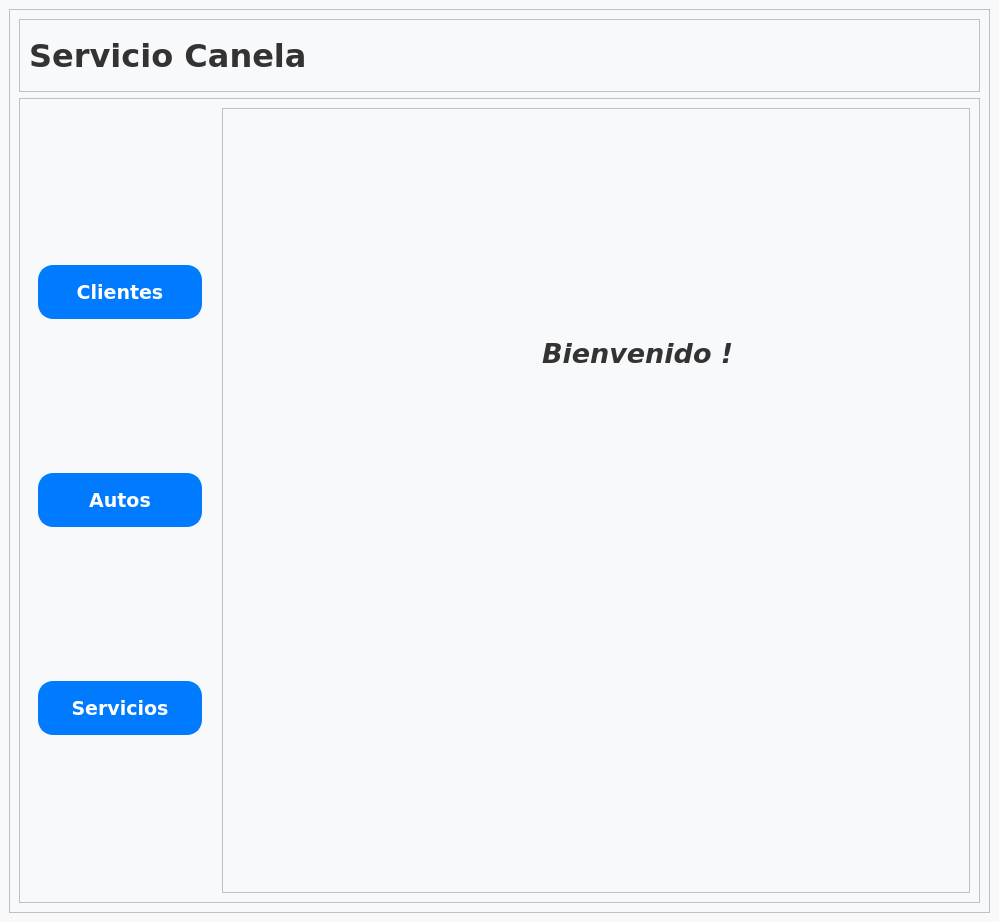
<?xml version="1.0" encoding="UTF-8"?>
<ui version="4.0">
 <class>MainWindow</class>
 <widget class="QMainWindow" name="MainWindow">
  <property name="geometry">
   <rect>
    <x>0</x>
    <y>0</y>
    <width>999</width>
    <height>922</height>
   </rect>
  </property>
  <property name="windowTitle">
   <string>MainWindow</string>
  </property>
  <widget class="QWidget" name="centralwidget">
   <property name="styleSheet">
    <string notr="true">/* Estilos generales */
QWidget {
    background-color: #F8F9FA; /* Gris claro */
}

* {
    font-family: 'Verdana', sans-serif;
}

/* Estilos para QLabel */
QLabel {
    color: #333333; /* Gris oscuro */
}

/* Estilos para QPushButton */
QPushButton {
    background-color: #007BFF; /* Azul */
    color: #FFFFFF;
    border-style: solid;
    border-width: 2px;
    border-color: #007BFF;
    border-radius: 15px; /* Esto hará que los botones sean redondos */
    padding: 5px;
    min-width: 80px;
    max-width: 150px;
    min-height: 25px;
    max-height: 40px;
}

/* Cuando el mouse está sobre el botón */
QPushButton:hover {
    background-color: #0056b3; /* Azul oscuro */
    border-color: #0056b3;
}

/* Estilos para QLineEdit */
QLineEdit {
    background-color: #FFFFFF;
    color: #333333;
    border: 1px solid #CCCCCC;
}

/* Estilos para QPlainTextEdit */
QPlainTextEdit {
    background-color: #FFFFFF;
    color: #333333;
    border: 1px solid #CCCCCC;
}

/* Estilos para QTableWidget */
QTableWidget {
    background-color: #FFFFFF;
    color: #333333;
    gridline-color: #CCCCCC;
}

QHeaderView::section {
    background-color: #E9ECEF; /* Gris claro */
    color: #333333;
    padding: 5px;
    border: 1px solid #CCCCCC;
}

QTableWidget::item:selected {
    background-color: #007BFF; /* Azul */
    color: #FFFFFF;
}

/* Estilos para errores o alertas */
QMessageBox {
    background-color: #DC3545; /* Rojo */
    color: #FFFFFF;
}

/* Estilos para QGroupBox */
QGroupBox {
    background-color: #E9ECEF; /* Gris claro */
    border: 1px solid #CCCCCC;
    border-radius: 5px;
    padding-top: 10px;
    margin-top: 10px;
}

QGroupBox::title {
    color: #333333; /* Gris oscuro */
    subcontrol-origin: margin;
    subcontrol-position: top center;
    padding: 0 3px;
}
</string>
   </property>
   <layout class="QVBoxLayout" name="verticalLayout_2">
    <item>
     <widget class="QFrame" name="frame_principal">
      <property name="frameShape">
       <enum>QFrame::StyledPanel</enum>
      </property>
      <property name="frameShadow">
       <enum>QFrame::Raised</enum>
      </property>
      <layout class="QVBoxLayout" name="verticalLayout" stretch="1,11">
       <item>
        <widget class="QFrame" name="frame_superior">
         <property name="frameShape">
          <enum>QFrame::StyledPanel</enum>
         </property>
         <property name="frameShadow">
          <enum>QFrame::Raised</enum>
         </property>
         <layout class="QHBoxLayout" name="horizontalLayout_7">
          <item>
           <widget class="QLabel" name="label_53">
            <property name="font">
             <font>
              <family>Verdana</family>
              <pointsize>24</pointsize>
              <weight>75</weight>
              <bold>true</bold>
             </font>
            </property>
            <property name="text">
             <string>Servicio Canela</string>
            </property>
           </widget>
          </item>
          <item>
           <widget class="QPushButton" name="pushButton_inicio">
            <property name="maximumSize">
             <size>
              <width>160</width>
              <height>50</height>
             </size>
            </property>
            <property name="styleSheet">
             <string notr="true">QPushButton {
    background-color: transparent;
    border: none;
}
</string>
            </property>
            <property name="text">
             <string/>
            </property>
            <property name="icon">
             <iconset>
              <normaloff>iconos/1200px-Motorkontrollleuchte.svg.png</normaloff>iconos/1200px-Motorkontrollleuchte.svg.png</iconset>
            </property>
            <property name="iconSize">
             <size>
              <width>70</width>
              <height>70</height>
             </size>
            </property>
           </widget>
          </item>
         </layout>
        </widget>
       </item>
       <item>
        <widget class="QFrame" name="frame_inferior">
         <property name="frameShape">
          <enum>QFrame::StyledPanel</enum>
         </property>
         <property name="frameShadow">
          <enum>QFrame::Raised</enum>
         </property>
         <layout class="QHBoxLayout" name="horizontalLayout" stretch="2,8">
          <item>
           <widget class="QFrame" name="frame_botones">
            <property name="styleSheet">
             <string notr="true">QFrame {
    /*background-color: black;*/
    color: white; /* Cambia el color del texto si es necesario */
    border-radius: 10px; /* Ajusta el valor para redondear más o menos las esquinas */
}
</string>
            </property>
            <property name="frameShape">
             <enum>QFrame::StyledPanel</enum>
            </property>
            <property name="frameShadow">
             <enum>QFrame::Raised</enum>
            </property>
            <layout class="QVBoxLayout" name="verticalLayout_6">
             <item>
              <widget class="QPushButton" name="pushButton_clientes">
               <property name="minimumSize">
                <size>
                 <width>94</width>
                 <height>39</height>
                </size>
               </property>
               <property name="maximumSize">
                <size>
                 <width>164</width>
                 <height>54</height>
                </size>
               </property>
               <property name="font">
                <font>
                 <family>Verdana</family>
                 <pointsize>14</pointsize>
                 <weight>75</weight>
                 <bold>true</bold>
                </font>
               </property>
               <property name="text">
                <string>Clientes</string>
               </property>
               <property name="icon">
                <iconset>
                 <normaloff>iconos/persona.png</normaloff>iconos/persona.png</iconset>
               </property>
              </widget>
             </item>
             <item>
              <widget class="QPushButton" name="pushButton_autos">
               <property name="minimumSize">
                <size>
                 <width>94</width>
                 <height>39</height>
                </size>
               </property>
               <property name="maximumSize">
                <size>
                 <width>164</width>
                 <height>54</height>
                </size>
               </property>
               <property name="font">
                <font>
                 <family>Verdana</family>
                 <pointsize>14</pointsize>
                 <weight>75</weight>
                 <bold>true</bold>
                </font>
               </property>
               <property name="text">
                <string>Autos</string>
               </property>
               <property name="icon">
                <iconset>
                 <normaloff>iconos/auto.png</normaloff>iconos/auto.png</iconset>
               </property>
              </widget>
             </item>
             <item>
              <widget class="QPushButton" name="pushButton_servicios">
               <property name="minimumSize">
                <size>
                 <width>94</width>
                 <height>39</height>
                </size>
               </property>
               <property name="maximumSize">
                <size>
                 <width>164</width>
                 <height>54</height>
                </size>
               </property>
               <property name="font">
                <font>
                 <family>Verdana</family>
                 <pointsize>14</pointsize>
                 <weight>75</weight>
                 <bold>true</bold>
                </font>
               </property>
               <property name="text">
                <string>Servicios</string>
               </property>
               <property name="icon">
                <iconset>
                 <normaloff>iconos/llave.png</normaloff>iconos/llave.png</iconset>
               </property>
              </widget>
             </item>
            </layout>
           </widget>
          </item>
          <item>
           <widget class="QFrame" name="frame_paginas">
            <property name="frameShape">
             <enum>QFrame::StyledPanel</enum>
            </property>
            <property name="frameShadow">
             <enum>QFrame::Raised</enum>
            </property>
            <layout class="QHBoxLayout" name="horizontalLayout_3">
             <item>
              <widget class="QStackedWidget" name="stackedWidget">
               <property name="currentIndex">
                <number>0</number>
               </property>
               <widget class="QWidget" name="page_inicio">
                <widget class="QLabel" name="label_37">
                 <property name="geometry">
                  <rect>
                   <x>310</x>
                   <y>200</y>
                   <width>211</width>
                   <height>71</height>
                  </rect>
                 </property>
                 <property name="font">
                  <font>
                   <family>Verdana</family>
                   <pointsize>20</pointsize>
                   <weight>75</weight>
                   <italic>true</italic>
                   <bold>true</bold>
                  </font>
                 </property>
                 <property name="text">
                  <string>Bienvenido !</string>
                 </property>
                </widget>
               </widget>
               <widget class="QWidget" name="page_clientes">
                <layout class="QGridLayout" name="gridLayout_6">
                 <item row="0" column="0">
                  <widget class="QFrame" name="frame_c">
                   <property name="frameShape">
                    <enum>QFrame::StyledPanel</enum>
                   </property>
                   <property name="frameShadow">
                    <enum>QFrame::Raised</enum>
                   </property>
                   <layout class="QVBoxLayout" name="verticalLayout_3" stretch="1,11">
                    <item>
                     <widget class="QFrame" name="frame">
                      <property name="frameShape">
                       <enum>QFrame::StyledPanel</enum>
                      </property>
                      <property name="frameShadow">
                       <enum>QFrame::Raised</enum>
                      </property>
                      <layout class="QHBoxLayout" name="horizontalLayout_5">
                       <item>
                        <widget class="QLabel" name="label_51">
                         <property name="font">
                          <font>
                           <family>Verdana</family>
                           <pointsize>16</pointsize>
                           <weight>75</weight>
                           <bold>true</bold>
                          </font>
                         </property>
                         <property name="text">
                          <string>Clientes</string>
                         </property>
                        </widget>
                       </item>
                      </layout>
                     </widget>
                    </item>
                    <item>
                     <widget class="QFrame" name="frame_2">
                      <property name="frameShape">
                       <enum>QFrame::StyledPanel</enum>
                      </property>
                      <property name="frameShadow">
                       <enum>QFrame::Raised</enum>
                      </property>
                      <layout class="QGridLayout" name="gridLayout_5">
                       <item row="0" column="0">
                        <widget class="QGroupBox" name="groupBox">
                         <property name="title">
                          <string>CREAR</string>
                         </property>
                         <layout class="QGridLayout" name="gridLayout_2">
                          <item row="0" column="0">
                           <widget class="QLabel" name="label">
                            <property name="text">
                             <string>Nombre</string>
                            </property>
                           </widget>
                          </item>
                          <item row="0" column="1">
                           <widget class="QLineEdit" name="nombre_cliente_crear_cliente_lineEdit"/>
                          </item>
                          <item row="1" column="0">
                           <widget class="QLabel" name="label_2">
                            <property name="text">
                             <string>Telefono</string>
                            </property>
                           </widget>
                          </item>
                          <item row="1" column="1">
                           <widget class="QLineEdit" name="telefono_cliente_crear_cliente_lineEdit"/>
                          </item>
                          <item row="2" column="0">
                           <widget class="QLabel" name="label_3">
                            <property name="text">
                             <string>Descripción</string>
                            </property>
                           </widget>
                          </item>
                          <item row="2" column="1">
                           <widget class="QPlainTextEdit" name="descripcion_cliente_crear_cliente_plainText"/>
                          </item>
                          <item row="3" column="1">
                           <widget class="QPushButton" name="guardar_crear_cliente_button">
                            <property name="text">
                             <string>GUARDAR</string>
                            </property>
                           </widget>
                          </item>
                         </layout>
                        </widget>
                       </item>
                       <item row="0" column="1">
                        <widget class="QGroupBox" name="groupBox_3">
                         <property name="title">
                          <string>MOSTRAR</string>
                         </property>
                         <layout class="QGridLayout" name="gridLayout_7">
                          <item row="0" column="0">
                           <widget class="QTableWidget" name="mostrar_clientes_clientes_tableWidget"/>
                          </item>
                          <item row="1" column="0">
                           <widget class="QPushButton" name="mostrar_mostrar_clientes_button">
                            <property name="text">
                             <string>MOSTRAR</string>
                            </property>
                           </widget>
                          </item>
                         </layout>
                        </widget>
                       </item>
                       <item row="1" column="0">
                        <widget class="QGroupBox" name="groupBox_2">
                         <property name="title">
                          <string>ACTUALIZAR</string>
                         </property>
                         <layout class="QGridLayout" name="gridLayout_9">
                          <item row="0" column="0">
                           <widget class="QLabel" name="label_4">
                            <property name="text">
                             <string>Nombre</string>
                            </property>
                           </widget>
                          </item>
                          <item row="0" column="1">
                           <widget class="QLineEdit" name="nombre_cliente_actualizar_cliente_lineEdit"/>
                          </item>
                          <item row="1" column="0">
                           <widget class="QLabel" name="label_6">
                            <property name="text">
                             <string>Telefono</string>
                            </property>
                           </widget>
                          </item>
                          <item row="1" column="1">
                           <widget class="QLineEdit" name="telefono_cliente_actualizar_cliente_lineEdit"/>
                          </item>
                          <item row="2" column="0">
                           <widget class="QLabel" name="label_5">
                            <property name="text">
                             <string>Descripción</string>
                            </property>
                           </widget>
                          </item>
                          <item row="2" column="1">
                           <widget class="QPlainTextEdit" name="descripcion_cliente_actualizar_cliente_plainText"/>
                          </item>
                          <item row="3" column="1">
                           <widget class="QPushButton" name="actualizar_actualizar_cliente_button">
                            <property name="text">
                             <string>ACTUALIZAR</string>
                            </property>
                           </widget>
                          </item>
                         </layout>
                        </widget>
                       </item>
                       <item row="1" column="1">
                        <widget class="QGroupBox" name="groupBox_4">
                         <property name="title">
                          <string>ELIMINAR</string>
                         </property>
                         <layout class="QGridLayout" name="gridLayout_8">
                          <item row="0" column="0">
                           <widget class="QLabel" name="label_7">
                            <property name="text">
                             <string>Nombre</string>
                            </property>
                           </widget>
                          </item>
                          <item row="0" column="1">
                           <widget class="QLineEdit" name="nombre_cliente_eliminar_cliente_lineEdit"/>
                          </item>
                          <item row="1" column="0">
                           <widget class="QLabel" name="label_9">
                            <property name="text">
                             <string>Telefono</string>
                            </property>
                           </widget>
                          </item>
                          <item row="1" column="1">
                           <widget class="QLineEdit" name="telefono_cliente_eliminar_cliente_lineEdit"/>
                          </item>
                          <item row="2" column="0">
                           <widget class="QLabel" name="label_8">
                            <property name="text">
                             <string>Descripción</string>
                            </property>
                           </widget>
                          </item>
                          <item row="2" column="1">
                           <widget class="QPlainTextEdit" name="descripcion_cliente_eliminar_cliente_plainText"/>
                          </item>
                          <item row="3" column="1">
                           <widget class="QPushButton" name="eliminar_eliminar_cliente_button">
                            <property name="text">
                             <string>ELIMINAR</string>
                            </property>
                           </widget>
                          </item>
                         </layout>
                        </widget>
                       </item>
                      </layout>
                     </widget>
                    </item>
                   </layout>
                  </widget>
                 </item>
                </layout>
               </widget>
               <widget class="QWidget" name="page_autos">
                <layout class="QGridLayout" name="gridLayout">
                 <item row="0" column="0">
                  <widget class="QFrame" name="frame_a">
                   <property name="frameShape">
                    <enum>QFrame::StyledPanel</enum>
                   </property>
                   <property name="frameShadow">
                    <enum>QFrame::Raised</enum>
                   </property>
                   <layout class="QVBoxLayout" name="verticalLayout_4" stretch="1,11">
                    <item>
                     <widget class="QFrame" name="frame_3">
                      <property name="frameShape">
                       <enum>QFrame::StyledPanel</enum>
                      </property>
                      <property name="frameShadow">
                       <enum>QFrame::Raised</enum>
                      </property>
                      <layout class="QHBoxLayout" name="horizontalLayout_4">
                       <item>
                        <widget class="QLabel" name="label_52">
                         <property name="font">
                          <font>
                           <family>Verdana</family>
                           <pointsize>16</pointsize>
                           <weight>75</weight>
                           <bold>true</bold>
                          </font>
                         </property>
                         <property name="text">
                          <string>Autos</string>
                         </property>
                        </widget>
                       </item>
                      </layout>
                     </widget>
                    </item>
                    <item>
                     <widget class="QFrame" name="frame_4">
                      <property name="frameShape">
                       <enum>QFrame::StyledPanel</enum>
                      </property>
                      <property name="frameShadow">
                       <enum>QFrame::Raised</enum>
                      </property>
                      <layout class="QGridLayout" name="gridLayout_3">
                       <item row="2" column="0">
                        <widget class="QGroupBox" name="groupBox_7">
                         <property name="title">
                          <string>ACTUALIZAR</string>
                         </property>
                         <layout class="QGridLayout" name="gridLayout_11">
                          <item row="0" column="0">
                           <widget class="QLabel" name="label_43">
                            <property name="text">
                             <string>Modelo</string>
                            </property>
                           </widget>
                          </item>
                          <item row="0" column="1">
                           <widget class="QLineEdit" name="modelo_actualizar_auto_lineEdit"/>
                          </item>
                          <item row="1" column="0">
                           <widget class="QLabel" name="label_42">
                            <property name="text">
                             <string>Marca</string>
                            </property>
                           </widget>
                          </item>
                          <item row="1" column="1">
                           <widget class="QLineEdit" name="marca_actualizar_auto_lineEdit"/>
                          </item>
                          <item row="2" column="0">
                           <widget class="QLabel" name="label_45">
                            <property name="text">
                             <string>Año</string>
                            </property>
                           </widget>
                          </item>
                          <item row="2" column="1">
                           <widget class="QLineEdit" name="anio_actualizar_auto_lineEdit"/>
                          </item>
                          <item row="3" column="0">
                           <widget class="QLabel" name="label_44">
                            <property name="text">
                             <string>Descripción</string>
                            </property>
                           </widget>
                          </item>
                          <item row="3" column="1">
                           <widget class="QPlainTextEdit" name="descripcion_actualizar_auto_plainTextEdit"/>
                          </item>
                          <item row="4" column="1">
                           <widget class="QPushButton" name="actualizar_auto_pushButton">
                            <property name="text">
                             <string>ACTUALIZAR</string>
                            </property>
                           </widget>
                          </item>
                         </layout>
                        </widget>
                       </item>
                       <item row="1" column="0">
                        <widget class="QGroupBox" name="groupBox_6">
                         <property name="title">
                          <string>CREAR</string>
                         </property>
                         <layout class="QGridLayout" name="gridLayout_10">
                          <item row="0" column="0">
                           <widget class="QLabel" name="label_46">
                            <property name="text">
                             <string>Modelo</string>
                            </property>
                           </widget>
                          </item>
                          <item row="0" column="1">
                           <widget class="QLineEdit" name="modelo_crear_auto_lineEdit"/>
                          </item>
                          <item row="1" column="0">
                           <widget class="QLabel" name="label_47">
                            <property name="text">
                             <string>Marca</string>
                            </property>
                           </widget>
                          </item>
                          <item row="1" column="1">
                           <widget class="QLineEdit" name="marca_crear_auto_lineEdit"/>
                          </item>
                          <item row="2" column="0">
                           <widget class="QLabel" name="label_48">
                            <property name="text">
                             <string>Año</string>
                            </property>
                           </widget>
                          </item>
                          <item row="2" column="1">
                           <widget class="QLineEdit" name="anio_crear_auto_lineEdit"/>
                          </item>
                          <item row="3" column="0">
                           <widget class="QLabel" name="label_49">
                            <property name="text">
                             <string>Descripción</string>
                            </property>
                           </widget>
                          </item>
                          <item row="3" column="1">
                           <widget class="QPlainTextEdit" name="descripcion_crear_auto_plainTextEdit"/>
                          </item>
                          <item row="4" column="1">
                           <widget class="QPushButton" name="crear_auto_pushButton">
                            <property name="text">
                             <string>CREAR</string>
                            </property>
                           </widget>
                          </item>
                         </layout>
                        </widget>
                       </item>
                       <item row="1" column="1">
                        <widget class="QGroupBox" name="groupBox_8">
                         <property name="title">
                          <string>MOSTRAR</string>
                         </property>
                         <layout class="QGridLayout" name="gridLayout_12">
                          <item row="0" column="0">
                           <widget class="QTableWidget" name="mostrar_auto_tableWidget"/>
                          </item>
                         </layout>
                        </widget>
                       </item>
                       <item row="2" column="1">
                        <widget class="QGroupBox" name="groupBox_9">
                         <property name="title">
                          <string>ELIMINAR</string>
                         </property>
                         <layout class="QGridLayout" name="gridLayout_13">
                          <item row="0" column="0">
                           <widget class="QLabel" name="label_39">
                            <property name="text">
                             <string>Modelo</string>
                            </property>
                           </widget>
                          </item>
                          <item row="0" column="1">
                           <widget class="QLineEdit" name="modelo_eliminar_auto_lineEdit"/>
                          </item>
                          <item row="1" column="0">
                           <widget class="QLabel" name="label_38">
                            <property name="text">
                             <string>Marca</string>
                            </property>
                           </widget>
                          </item>
                          <item row="1" column="1">
                           <widget class="QLineEdit" name="marca_eliminar_auto_lineEdit"/>
                          </item>
                          <item row="2" column="0">
                           <widget class="QLabel" name="label_41">
                            <property name="text">
                             <string>Año</string>
                            </property>
                           </widget>
                          </item>
                          <item row="2" column="1">
                           <widget class="QLineEdit" name="anio_eliminar_auto_lineEdit"/>
                          </item>
                          <item row="3" column="0">
                           <widget class="QLabel" name="label_40">
                            <property name="text">
                             <string>Descripción</string>
                            </property>
                           </widget>
                          </item>
                          <item row="3" column="1">
                           <widget class="QPlainTextEdit" name="descripcion_eliminar_auto_plainTextEdit"/>
                          </item>
                          <item row="4" column="1">
                           <widget class="QPushButton" name="eliminar_auto_pushButton">
                            <property name="text">
                             <string>ELIMINAR</string>
                            </property>
                           </widget>
                          </item>
                         </layout>
                        </widget>
                       </item>
                       <item row="0" column="0">
                        <widget class="QLabel" name="label_10">
                         <property name="text">
                          <string>Cliente:</string>
                         </property>
                        </widget>
                       </item>
                       <item row="0" column="1">
                        <widget class="QLabel" name="cliente_autosTab_label">
                         <property name="text">
                          <string>(Nombre del cliente)</string>
                         </property>
                        </widget>
                       </item>
                      </layout>
                     </widget>
                    </item>
                   </layout>
                  </widget>
                 </item>
                </layout>
               </widget>
               <widget class="QWidget" name="page_servicios">
                <layout class="QHBoxLayout" name="horizontalLayout_2">
                 <item>
                  <widget class="QFrame" name="frame_s">
                   <property name="frameShape">
                    <enum>QFrame::StyledPanel</enum>
                   </property>
                   <property name="frameShadow">
                    <enum>QFrame::Raised</enum>
                   </property>
                   <layout class="QVBoxLayout" name="verticalLayout_5" stretch="1,11">
                    <item>
                     <widget class="QFrame" name="frame_5">
                      <property name="frameShape">
                       <enum>QFrame::StyledPanel</enum>
                      </property>
                      <property name="frameShadow">
                       <enum>QFrame::Raised</enum>
                      </property>
                      <layout class="QHBoxLayout" name="horizontalLayout_6">
                       <item>
                        <widget class="QLabel" name="label_50">
                         <property name="font">
                          <font>
                           <family>Verdana</family>
                           <pointsize>16</pointsize>
                           <weight>75</weight>
                           <bold>true</bold>
                          </font>
                         </property>
                         <property name="text">
                          <string>Servicios</string>
                         </property>
                        </widget>
                       </item>
                      </layout>
                     </widget>
                    </item>
                    <item>
                     <widget class="QFrame" name="frame_6">
                      <property name="frameShape">
                       <enum>QFrame::StyledPanel</enum>
                      </property>
                      <property name="frameShadow">
                       <enum>QFrame::Raised</enum>
                      </property>
                      <layout class="QGridLayout" name="gridLayout_4">
                       <item row="2" column="0">
                        <widget class="QGroupBox" name="groupBox_11">
                         <property name="title">
                          <string>ACTUALIZAR</string>
                         </property>
                         <layout class="QGridLayout" name="gridLayout_16">
                          <item row="0" column="0">
                           <widget class="QLabel" name="label_28">
                            <property name="text">
                             <string>Fecha</string>
                            </property>
                           </widget>
                          </item>
                          <item row="0" column="1">
                           <widget class="QDateEdit" name="fecha_actualizar_servicio_dateEdit">
                            <property name="dateTime">
                             <datetime>
                              <hour>0</hour>
                              <minute>0</minute>
                              <second>0</second>
                              <year>2024</year>
                              <month>1</month>
                              <day>1</day>
                             </datetime>
                            </property>
                           </widget>
                          </item>
                          <item row="1" column="0">
                           <widget class="QLabel" name="label_30">
                            <property name="text">
                             <string>Precio</string>
                            </property>
                           </widget>
                          </item>
                          <item row="1" column="1">
                           <widget class="QDoubleSpinBox" name="precio_actualizar_servicio_doubleSpinBox">
                            <property name="maximum">
                             <double>100000.000000000000000</double>
                            </property>
                           </widget>
                          </item>
                          <item row="2" column="0">
                           <widget class="QLabel" name="label_27">
                            <property name="text">
                             <string>Inversión</string>
                            </property>
                           </widget>
                          </item>
                          <item row="2" column="1">
                           <widget class="QDoubleSpinBox" name="inversion_actualizar_servicio_doubleSpinBox">
                            <property name="maximum">
                             <double>100000.000000000000000</double>
                            </property>
                           </widget>
                          </item>
                          <item row="3" column="0">
                           <widget class="QLabel" name="label_29">
                            <property name="text">
                             <string>Kilometraje</string>
                            </property>
                           </widget>
                          </item>
                          <item row="3" column="1">
                           <widget class="QLineEdit" name="kilometraje_actualizar_servicio_lineEdit"/>
                          </item>
                          <item row="4" column="0">
                           <widget class="QLabel" name="label_31">
                            <property name="text">
                             <string>Resumen</string>
                            </property>
                           </widget>
                          </item>
                          <item row="4" column="1">
                           <widget class="QPlainTextEdit" name="resumen_actualizar_servicio_plainTextEdit"/>
                          </item>
                          <item row="5" column="1">
                           <widget class="QPushButton" name="actualizar_servicio_pushButton">
                            <property name="text">
                             <string>ACTUALIZAR</string>
                            </property>
                           </widget>
                          </item>
                         </layout>
                        </widget>
                       </item>
                       <item row="1" column="1">
                        <widget class="QGroupBox" name="groupBox_10">
                         <property name="title">
                          <string>MOSTRAR</string>
                         </property>
                         <layout class="QGridLayout" name="gridLayout_15">
                          <item row="0" column="0">
                           <widget class="QTableWidget" name="mostrar_servicio_tableWidget"/>
                          </item>
                         </layout>
                        </widget>
                       </item>
                       <item row="2" column="1">
                        <widget class="QGroupBox" name="groupBox_12">
                         <property name="title">
                          <string>ELIMINAR</string>
                         </property>
                         <layout class="QGridLayout" name="gridLayout_17">
                          <item row="0" column="0">
                           <widget class="QLabel" name="label_33">
                            <property name="text">
                             <string>Fecha</string>
                            </property>
                           </widget>
                          </item>
                          <item row="0" column="1">
                           <widget class="QDateEdit" name="fecha_eliminar_servicio_dateEdit">
                            <property name="dateTime">
                             <datetime>
                              <hour>0</hour>
                              <minute>0</minute>
                              <second>0</second>
                              <year>2024</year>
                              <month>1</month>
                              <day>1</day>
                             </datetime>
                            </property>
                           </widget>
                          </item>
                          <item row="1" column="0">
                           <widget class="QLabel" name="label_35">
                            <property name="text">
                             <string>Precio</string>
                            </property>
                           </widget>
                          </item>
                          <item row="1" column="1">
                           <widget class="QDoubleSpinBox" name="precio_eliminar_servicio_doubleSpinBox">
                            <property name="maximum">
                             <double>100000.000000000000000</double>
                            </property>
                           </widget>
                          </item>
                          <item row="2" column="0">
                           <widget class="QLabel" name="label_32">
                            <property name="text">
                             <string>Inversión</string>
                            </property>
                           </widget>
                          </item>
                          <item row="2" column="1">
                           <widget class="QDoubleSpinBox" name="inversion_eliminar_servicio_doubleSpinBox">
                            <property name="maximum">
                             <double>100000.000000000000000</double>
                            </property>
                           </widget>
                          </item>
                          <item row="3" column="0">
                           <widget class="QLabel" name="label_34">
                            <property name="text">
                             <string>Kilometraje</string>
                            </property>
                           </widget>
                          </item>
                          <item row="3" column="1">
                           <widget class="QLineEdit" name="kilometraje_eliminar_servicio_lineEdit"/>
                          </item>
                          <item row="4" column="0">
                           <widget class="QLabel" name="label_36">
                            <property name="text">
                             <string>Resumen</string>
                            </property>
                           </widget>
                          </item>
                          <item row="4" column="1">
                           <widget class="QPlainTextEdit" name="resumen_eliminar_servicio_plainTextEdit"/>
                          </item>
                          <item row="5" column="1">
                           <widget class="QPushButton" name="eliminar_servicio_pushButton">
                            <property name="text">
                             <string>ELIMINAR</string>
                            </property>
                           </widget>
                          </item>
                         </layout>
                        </widget>
                       </item>
                       <item row="1" column="0">
                        <widget class="QGroupBox" name="groupBox_5">
                         <property name="title">
                          <string>CREAR</string>
                         </property>
                         <layout class="QGridLayout" name="gridLayout_14">
                          <item row="0" column="0">
                           <widget class="QLabel" name="label_22">
                            <property name="text">
                             <string>Fecha</string>
                            </property>
                           </widget>
                          </item>
                          <item row="0" column="1">
                           <widget class="QDateEdit" name="fecha_crear_servicio_dateEdit">
                            <property name="dateTime">
                             <datetime>
                              <hour>0</hour>
                              <minute>0</minute>
                              <second>0</second>
                              <year>2024</year>
                              <month>1</month>
                              <day>1</day>
                             </datetime>
                            </property>
                           </widget>
                          </item>
                          <item row="1" column="0">
                           <widget class="QLabel" name="label_23">
                            <property name="text">
                             <string>Precio</string>
                            </property>
                           </widget>
                          </item>
                          <item row="1" column="1">
                           <widget class="QDoubleSpinBox" name="precio_crear_servicio_doubleSpinBox">
                            <property name="maximum">
                             <double>100000.000000000000000</double>
                            </property>
                           </widget>
                          </item>
                          <item row="2" column="0">
                           <widget class="QLabel" name="label_24">
                            <property name="text">
                             <string>Inversión</string>
                            </property>
                           </widget>
                          </item>
                          <item row="2" column="1">
                           <widget class="QDoubleSpinBox" name="inversion_crear_servicio_doubleSpinBox">
                            <property name="maximum">
                             <double>100000.000000000000000</double>
                            </property>
                           </widget>
                          </item>
                          <item row="3" column="0">
                           <widget class="QLabel" name="label_25">
                            <property name="text">
                             <string>Kilometraje</string>
                            </property>
                           </widget>
                          </item>
                          <item row="3" column="1">
                           <widget class="QLineEdit" name="kilometraje_crear_servicio_lineEdit"/>
                          </item>
                          <item row="4" column="0">
                           <widget class="QLabel" name="label_26">
                            <property name="text">
                             <string>Resumen</string>
                            </property>
                           </widget>
                          </item>
                          <item row="4" column="1">
                           <widget class="QPlainTextEdit" name="resumen_crear_servicio_plainTextEdit"/>
                          </item>
                          <item row="5" column="1">
                           <widget class="QPushButton" name="crear_servicio_pushButton">
                            <property name="text">
                             <string>CREAR</string>
                            </property>
                           </widget>
                          </item>
                         </layout>
                        </widget>
                       </item>
                       <item row="0" column="0">
                        <widget class="QLabel" name="label_11">
                         <property name="text">
                          <string>Automovil:</string>
                         </property>
                        </widget>
                       </item>
                       <item row="0" column="1">
                        <widget class="QLabel" name="automovil_serviciosTab_label">
                         <property name="text">
                          <string>(Nombre del automovil)</string>
                         </property>
                        </widget>
                       </item>
                      </layout>
                     </widget>
                    </item>
                   </layout>
                  </widget>
                 </item>
                </layout>
               </widget>
              </widget>
             </item>
            </layout>
           </widget>
          </item>
         </layout>
        </widget>
       </item>
      </layout>
     </widget>
    </item>
   </layout>
  </widget>
 </widget>
 <resources/>
 <connections/>
</ui>
